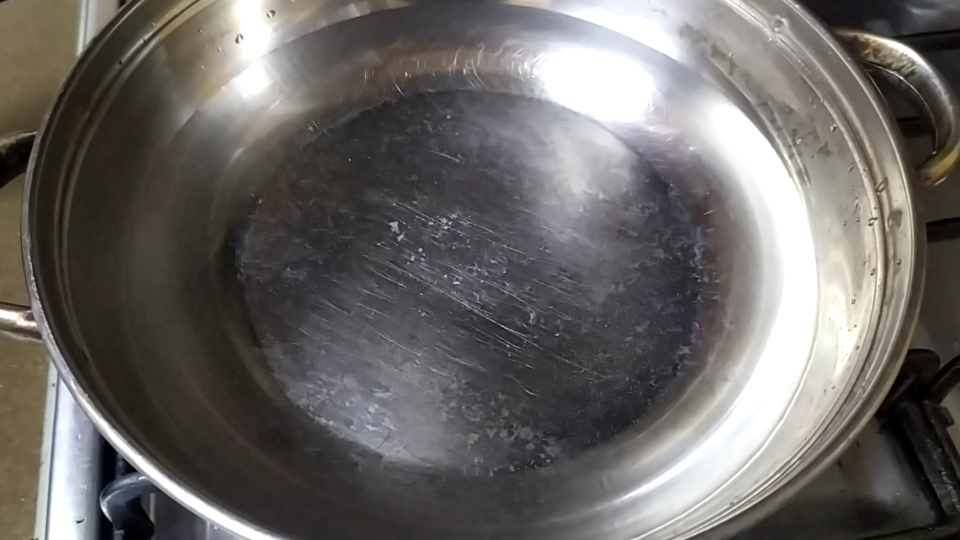
#> input picture testimg1.png, 1920 x 1080 px (shown at 1/2 size); its folder holds only this picture in this run
$ python -i utill.py   (imports and definitions only)
#> lines starting #> are read from the running program, lines starting #| are printed output that depends on the picture

import numpy as np
import cv2
import random
import pathlib as pl


#image = cv2.cvtColor(image, cv2.COLOR_BGR2HSV)
# [8 lines left out: function set_hsv, not called in this run]

def set_h(path):
#> called with path = '../testimg1.png'
    image = cv2.imread(path, cv2.IMREAD_COLOR)
#> image is the input picture: shape (1080, 1920, 3); mean B, G, R 100.1, 102.4, 105.9
    image = cv2.cvtColor(image, cv2.COLOR_BGR2HSV)
#> image: shape (1080, 1920, 3); mean H, S, V 62.5, 34.7, 108
    (h, w) = image.shape[:2]
#> h = 1080; w = 1920

    image = cv2.resize(image,(128,128))
#> image: shape (128, 128, 3); mean H, S, V 62.4, 34.5, 107.9
    h_img = np.split(image,3,axis = 2)[0]
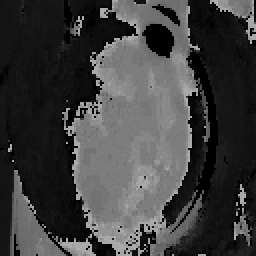
#> h_img: shape (128, 128, 1) (shown 2 times larger); min 0, max 177, mean 62.4
    h_img = np.reshape(h_img,(128,128))
    image = h_img / 255.0
#> image: shape (128, 128) float64
    return image


# [54 lines left out: functions img_cut, check_cnt, not called in this run]


def cnt_cut(imset,x1,x2,y1,y2):
    for image in imset:
        point_img = image[x1:x2 , y1:y2]

# [86 lines left out: functions show_cut, test_sub, make_sub, rotate, not called in this run]

>>> result = set_h('../testimg1.png')

$ run again, on testimg4.png
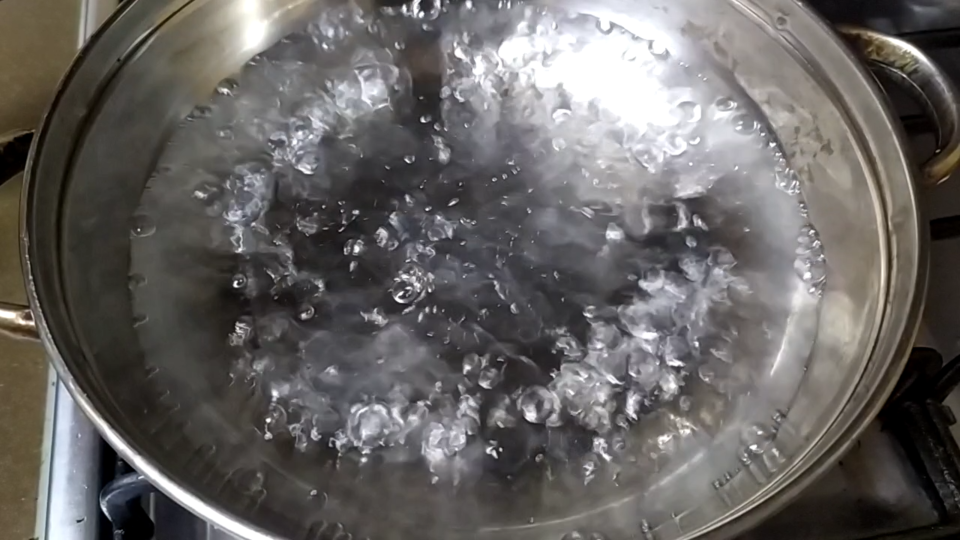
#> input picture testimg4.png, 1920 x 1080 px (shown at 1/2 size)
#> in set_h, image is the input picture: shape (1080, 1920, 3); mean B, G, R 97.8, 99.6, 102.7
#> in set_h, `h_img = np.split(image,3,axis = 2)[0]`:
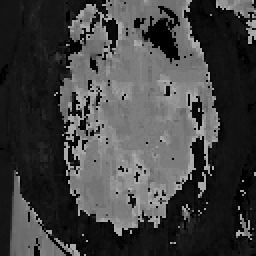
#> h_img: shape (128, 128, 1) (shown 2 times larger); min 0, max 176, mean 65.5
